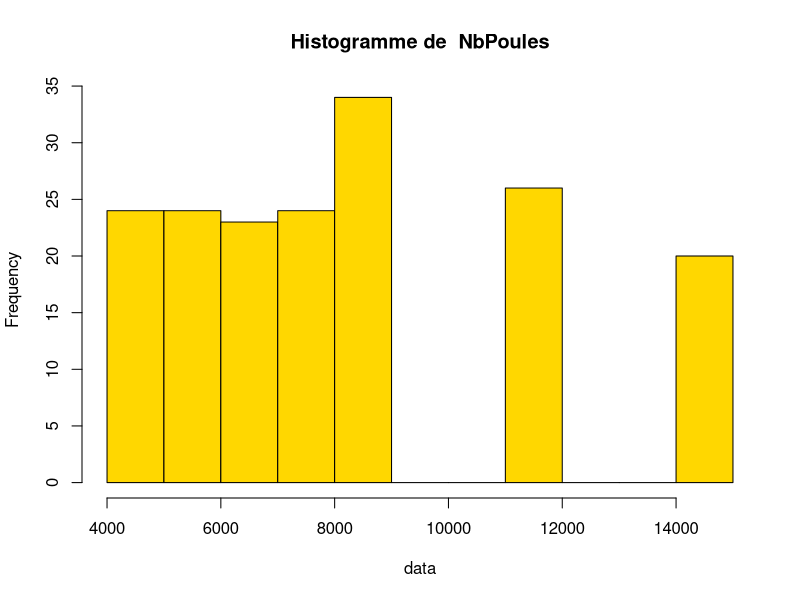

Write R code to recreate this figure.
## ---- chunk 1
knitr::opts_chunk$set(echo = TRUE, fig.pos= "h")
# library(FactoMineR)
library(knitr)
## ---- chunk 2
data_brute<-read.csv("../tmp/envoi.csv")
data<-data_brute[,-1]

## ---- chunk 3
desc <- function(x){
#  x <- data_base3[,8]
  Moy <- mean(x,na.rm=TRUE)
  Mini<- min(x,na.rm=TRUE)
  Max<- max(x,na.rm=TRUE)
  E_type<- sd(x,na.rm=TRUE)

  rbind(Moy, Mini, Max, E_type)
  
}
## ---- chunk 4

  #print(names(data))
  titre <- names(data_brute)[2]
  tab<-desc(data)
  colnames(tab) <- titre
  kable(tab, caption = titre)

## ---- chunk 5
hist(data, col="gold", main=paste("Histogramme de ", titre))
